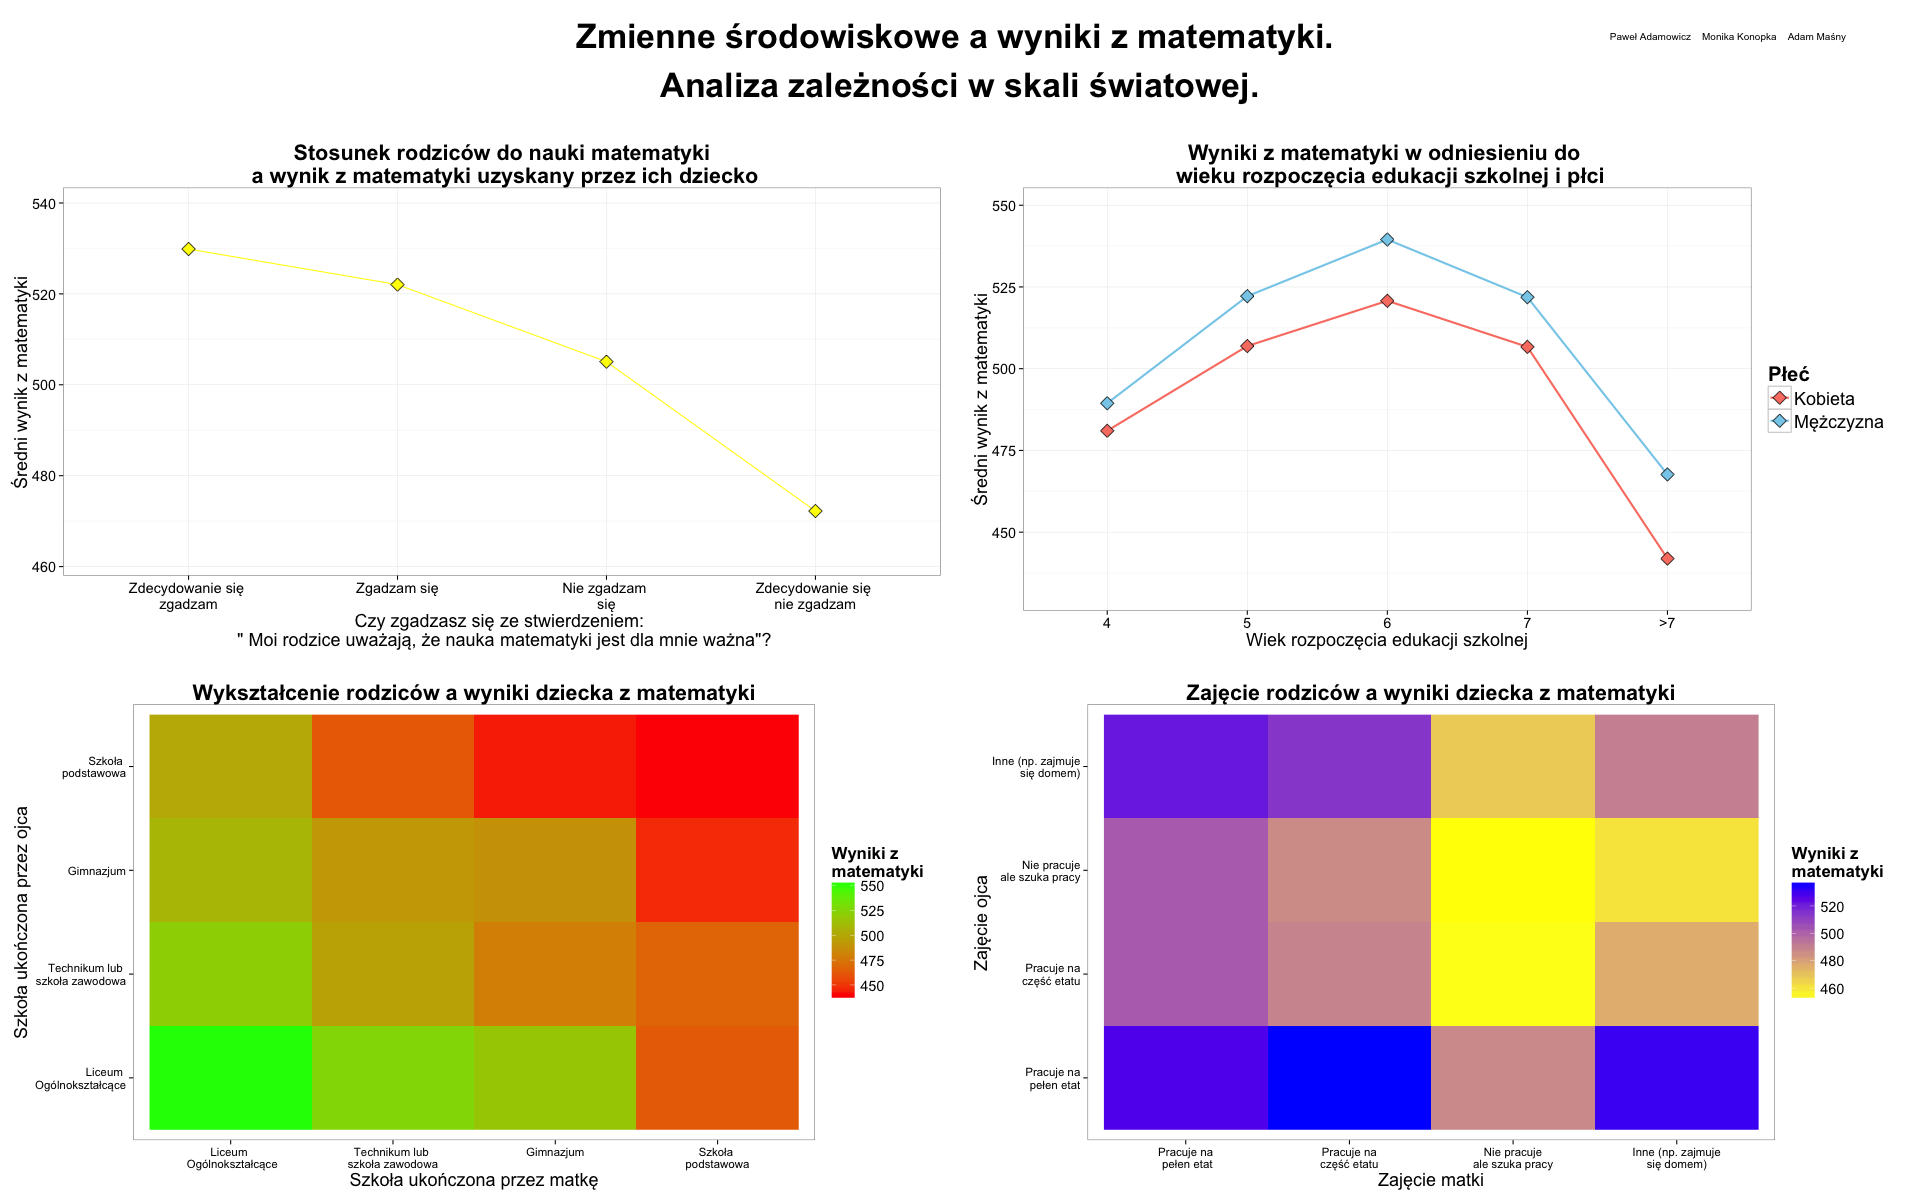

Reproduce this figure in R.
library(ggplot2)
library(Hmisc)
library(dplyr)
library(scales)
library(gridExtra)

setwd("/Users/pawel_adamowicz/Documents/studia/TechnikiWizualizacjiDanych/MINI_MIMUW_2014/PISA/Faza 2/Adamowicz_Konopka_Masny")
load("PISAeurope.rda")

pisa$wiek <- ifelse(pisa$ST06 > 7, c(">7"), pisa$ST06)

pisa$age <- ordered(pisa$age, levels = c("4", "5", "6", "7", ">7"))

avgs3 <- 
  pisa %>%
  group_by(wiek,pisa$ST04) %>%
  summarise(math = wtd.mean(PV1MATH, W_FSTUWT, na.rm=TRUE))

avgs3 <- na.omit(avgs3)
colnames(avgs3) <- c("age","sex","math")

math_min <- min(avgs3$math)
math_max <- max(avgs3$math)

age <- ggplot(avgs3, aes(x=age, y=math, group=sex, colour=sex, ymax=max(math))) +
  geom_line(aes(group=sex), size=1) +
  geom_point(shape = 23, size = 5, colour="black", aes(fill = sex)) +
  scale_fill_manual(name="Płeć",
                    values=c("salmon", "skyblue"), 
                    breaks=c("Female", "Male"),
                    labels=c("Kobieta", "Mężczyzna")) +
  xlab("Wiek rozpoczęcia edukacji szkolnej") + 
  ylab("Średni wynik z matematyki") +
  scale_colour_manual(name="Płeć",
                      values=c("salmon", "skyblue"), 
                      breaks=c("Female", "Male"),
                      labels=c("Kobieta", "Mężczyzna")) +
  scale_x_discrete(limits=c("4","5","6", "7", ">7")) +
  scale_y_continuous(limits=c(math_min-10, math_max+10)) +
  ggtitle("Wyniki z matematyki w odniesieniu do \n wieku rozpoczęcia edukacji szkolnej i płci") +
  theme_bw() +
  def_theme_grid



data <- 
  pisa %>%
  group_by(ST35Q04) %>%
  summarise(math = wtd.mean(PV1MATH, W_FSTUWT, na.rm=TRUE))

data <- na.omit(data)

wyniki <- ggplot(data, aes(x=ST35Q04, y=math)) +
  geom_line(aes(group=1), colour="yellow") +
  geom_point(shape = 23, size = 5, colour="black", fill="yellow") +
  ggtitle("Stosunek rodziców do nauki matematyki\n a wynik z matematyki uzyskany przez ich dziecko") +
  scale_x_discrete(labels=c("Zdecydowanie się \nzgadzam", 
                            "Zgadzam się",
                            "Nie zgadzam \nsię", 
                            "Zdecydowanie się \nnie zgadzam")) +
  scale_y_continuous(limits=c(math_min+20, math_max)) +
  theme_bw() +
  def_theme_grid


wyniki <- wyniki+
  xlab("Czy zgadzasz się ze stwierdzeniem: \n \" Moi rodzice uważają, że nauka matematyki jest dla mnie ważna\"?") +
  ylab("Średni wynik z matematyki")

wyniki


squares_theme <- theme(panel.grid.major=element_blank(),
                       panel.grid.minor=element_blank(),
                       plot.title=element_text(size=rel(1.8), face="bold"),
                       axis.title.y=element_text(size=rel(1.5)),
                       axis.title.x=element_text(size=rel(1.5)),
                       axis.text.x=element_text(size=rel(1.2)),
                       axis.text.y=element_text(size=rel(1.2)),
                       legend.text = element_text(size=rel(1.2)),
                       legend.title = element_text(size=rel(1.4)))



mamaEduk <- pisa$ST13Q01
tataEduk <- pisa$ST17Q01
math <- pisa$PV1MATH
wagi <- pisa$W_FSTUWT

dane <- as.data.frame(list(mamaEduk, tataEduk,  math, wagi))
names(dane) <- c("mumEdu", "dadEdu", "math", "wages")

levels(dane$mumEdu) <- c("Liceum Ogólnokształcące", "Technikum lub szkołe zawodową",
                         "Gimnazjum",
                         "Szkoła podstawowa", "Nic")

levels(dane$dadEdu) <- c("Liceum Ogólnokształcące", "Technikum lub szkołe zawodową",
                         "Gimnazjum",
                         "Szkoła podstawowa", "Nic")
dane2 <- dane %>%
  filter(mumEdu %in% c('Liceum Ogólnokształcące', 'Technikum lub szkołe zawodową',
                       'Gimnazjum',
                       'Szkoła podstawowa'))
dane3 <- dane2 %>%
  filter(dadEdu %in% c('Liceum Ogólnokształcące', 'Technikum lub szkołe zawodową',
                       'Gimnazjum',
                       'Szkoła podstawowa'))
dane <- dane3

toplot <- dane %>%
  group_by(mumEdu,dadEdu) %>%
  summarise(avgs=weighted.mean(math,wages,na.rm=TRUE),
            amount=n())

toplot <- na.omit(toplot)

lab = c("Liceum \n Ogólnokształcące", "Technikum lub \nszkoła zawodowa", "Gimnazjum", "Szkoła \npodstawowa")

adam <- ggplot(toplot,aes(x=mumEdu, y=dadEdu, fill=avgs))+
  geom_raster()+
  ggtitle("Wykształcenie rodziców a wyniki dziecka z matematyki") +
  scale_fill_gradient("Wyniki z\nmatematyki",low = "red1", high = "green")+
  scale_x_discrete(labels=lab) +
  scale_y_discrete(labels=lab) +
  labs(x="Szkoła ukończona przez matkę", y="Szkoła ukończona przez ojca")+
  theme_bw() +
  squares_theme



mamaD <- pisa$ST15Q01
tataD <- pisa$ST19Q01
math <- pisa$PV1MATH
wagi <- pisa$W_FSTUWT

dane <- as.data.frame(list(mamaD, tataD,  math, wagi))
names(dane) <- c("mumDoing", "dadDoing", "math", "wages")


lab = c("Pracuje na\n pełen etat", "Pracuje na\nczęść etatu", "Nie pracuje\nale szuka pracy", "Inne (np. zajmuje\nsię domem)")
levels(dane$mumDoing) <- lab

levels(dane$dadDoing) <- lab
dane2 <- dane %>%
  filter(mumDoing %in% lab)
dane3 <- dane2 %>%
  filter(dadDoing %in% lab)
dane <- dane3

toplot <- dane %>%
  group_by(mumDoing,dadDoing) %>%
  summarise(avgs=weighted.mean(math,wages,na.rm=TRUE),
            amount=n())

toplot <- na.omit(toplot)


kwadraty <- ggplot(toplot,aes(x=mumDoing, y=dadDoing, fill=avgs))+
  geom_raster()+
  ggtitle("Zajęcie rodziców a wyniki dziecka z matematyki") +
  scale_fill_gradient("Wyniki z\nmatematyki",low = "yellow", high = "blue")+
  scale_x_discrete(labels=lab) +
  scale_y_discrete(labels=lab) +
  labs(x="Zajęcie matki", y="Zajęcie ojca")+
  theme_bw() +
  squares_theme

grid.newpage() # Open a new page on grid device
pushViewport(viewport(layout = grid.layout(20, 6)))
print(wyniki, vp = viewport(layout.pos.row = 3:11, layout.pos.col = 1:3)) 
print(age, vp = viewport(layout.pos.row = 3:11, layout.pos.col = 4:6))
print(adam, vp = viewport(layout.pos.row = 12:20, layout.pos.col = 1:3))
print(kwadraty, vp=viewport(layout.pos.row = 12:20, layout.pos.col = 4:6))
popViewport()
grid.text("Zmienne środowiskowe a wyniki z matematyki. \nAnaliza zależności w skali światowej.", x=0.5, y=0.95, gp=gpar(fontsize=34,  fontface="bold"))
grid.text("Paweł Adamowicz    Monika Konopka    Adam Maśny", x=0.9, y=0.97, gp=gpar(fontsize=10))
